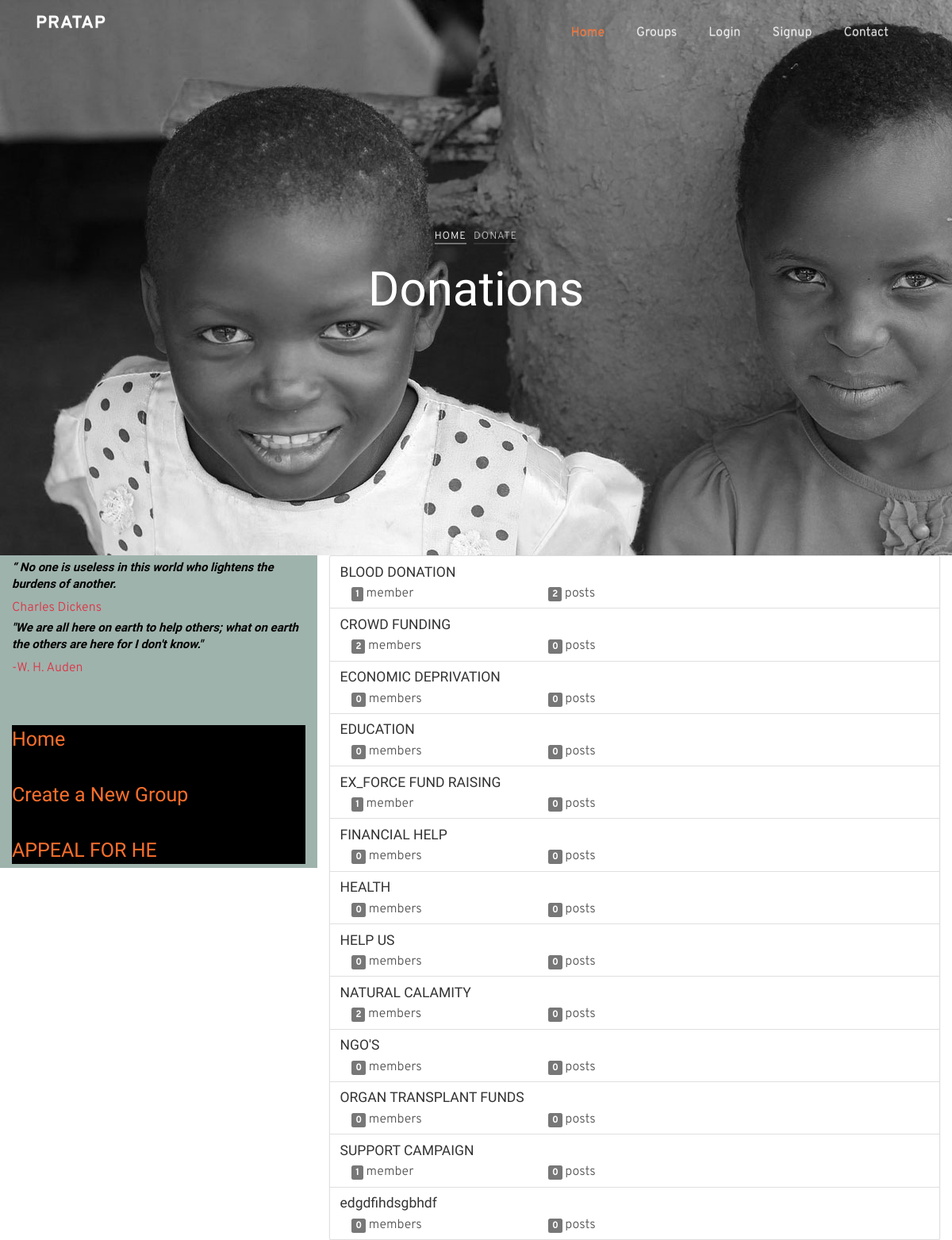
The app's page /groups/ with its own data.
### groups/models.py (models this page shows, shortened)
class Group(models.Model):
    name = models.CharField(max_length=255, unique=True)
    slug = models.SlugField(allow_unicode=True, unique=True)
    description = models.TextField(blank=True, default='')
    description_html = models.TextField(editable=False, default='', blank=True)
    members = models.ManyToManyField(User,through="GroupMember")
    class Meta:
        ordering = ["name"]

### groups/views.py (the view)
class ListGroups(generic.ListView):
    model = Group

### groups/templates/groups/group_list.html (shortened to what this page needs)
{% extends "groups/group_base.html" %}
{% block pregroup %}
<div class="hero-wrap2"  data-stellar-background-ratio="0.5">
      <div class="container">
        <div class="row no-gutters slider-text align-items-center justify-content-center" data-scrollax-parent="true">
          <div class="col-md-7 ftco-animate text-center" data-scrollax=" properties: { translateY: '70%' }">
             <p class="breadcrumbs" data-scrollax="properties: { translateY: '30%', opacity: 1.6 }"><span class="mr-2"><a href="index.html">Home</a></span> <span>Donate</span></p>
            <h1 class="mb-3 bread" data-scrollax="properties: { translateY: '30%', opacity: 1.6 }">Donations</h1>
          </div>
        </div>
      </div>
    </div>
<div class="col-md-4" style="background:#9FB3AD;">
	<div class="content">
<h1>
	<h4 class="font-weight-bold font-italic">“
No one is useless in this world who lightens the burdens of another.
</h4>
<span class="text-danger">Charles Dickens</span>
			<h4 class="font-weight-bold font-italic">"We are all here on earth to help others; what on earth the others are here for I don't know."
 </h4>
<span class="text-danger">-W. H. Auden</span>
	</div>
	<br>
	<br>
	<div class="abc" style="background:black">
		<h1><a href="{%url 'home'%}">Home</a><br><br>
			<a href="{%url 'groups:create'%}"> Create a New Group</a>
<br><br>
<a href="{%url 'posts:create'%}">APPEAL FOR HE</a>
	</div>
</div>
{% endblock %}
{% block group_content %}
<div class="col-md-8">
	<div class="list-group">
		{% for group in object_list %}
		  <a class="list-group-item" href="{% url 'groups:single' slug=group.slug %}">
			     <h3 class="title list-group-item-heading">{{ group.name }}</h3>
			<div class="list-group-item-text container-fluid">
				<div class="row">
					<div class="col-md-4">
						<span class="badge">{{ group.members.count }}</span> member{{ group.members.count|pluralize }}
					</div>
					<div class="col-md-4">
						<span class="badge">{{ group.posts.count }}</span> post{{ group.posts.count|pluralize }}
					</div>
				</div>
			</div>
		</a>
		{% endfor %}
	</div>
</div>
{% endblock %}

### groups/templates/groups/group_base.html (shortened to what this page needs)
{% extends "base.html" %}
{% block content %}
    {% block pregroup %}{% endblock %}
    {% block group_content %}{% endblock %}
{% endblock %}

### templates/base.html (shortened to what this page needs)
<!DOCTYPE html>
{% load staticfiles %}
<html>
  <head>
    <link rel="stylesheet" href="https://stackpath.bootstrapcdn.com/bootstrap/4.1.3/css/bootstrap.min.css">
        <link rel="stylesheet" href="https://maxcdn.bootstrapcdn.com/bootstrap/3.3.7/css/bootstrap.min.css">
        <link rel="stylesheet" href="https://maxcdn.bootstrapcdn.com/bootstrap/3.3.7/css/bootstrap-theme.min.css">
            <link rel="stylesheet" href="https://stackpath.bootstrapcdn.com/bootstrap/4.1.3/css/bootstrap.min.css">
            <link rel="stylesheet" href="{% static "css/open-iconic-bootstrap.min.css"%}">
            <link rel="stylesheet" href="{% static "css/animate.css"%}">
            <link rel="stylesheet" href="{% static "css/owl.carousel.min.css"%}">
            <link rel="stylesheet" href="{% static "css/owl.theme.default.min.css"%}">
            <link rel="stylesheet" href="{% static "css/magnific-popup.css"%}">
            <link rel="stylesheet" href="{% static "css/aos.css"%}">
            <link rel="stylesheet" href="{% static "css/ionicons.min.css"%}">
            <link rel="stylesheet" href="{% static "css/bootstrap-datepicker.css"%}">
            <link rel="stylesheet" href="{% static "css/jquery.timepicker.css"%}">
            <link rel="stylesheet" href="{% static "css/flaticon.css"%}">
            <link rel="stylesheet" href="{% static "css/icomoon.css"%}">
            <link rel="stylesheet" href="{% static "css/style.css"%}">
              <link rel="stylesheet" href="{% static "css/style.css"%}">
              <link rel="stylesheet" href="{% static "master.css"%}">
  </head>
<body >
  <nav class="navbar navbar-expand-lg navbar-dark ftco_navbar bg-dark ftco-navbar-light" id="ftco-navbar">
    <div class="container">
      <a class="navbar-brand" href="{%url 'home'%}">PRATAP</a>
      <div class="collapse navbar-collapse" id="ftco-nav">
        <ul class="navbar-nav ml-auto">
          <li class="nav-item active"><a href="{%url 'home'%}" class="nav-link">Home</a></li>
          <li class="nav-item"><a href="{%url 'groups:all'%}" class="nav-link">Groups</a></li>
          {%if user.is_authenticated %}
          <li class="nav-item"><a href="{%url 'groups:create'%}" class="nav-link">Create New Group</a></li>
          <li class="nav-item"><a href="{%url 'posts:create'%}" class="nav-link">Request For Help </a></li>
          <li class="nav-item"><a href="{%url 'accounts:logout'%}" class="nav-link">Logout</a></li>
          {%else%}
          <li class="nav-item"><a href="{%url 'accounts:login'%}" class="nav-link">Login</a></li>
          <li class="nav-item"><a href="{%url 'accounts:signup'%}" class="nav-link">Signup</a></li>
          {% endif %}
          <li class="nav-item"><a href="{%url "contact"%}" class="nav-link">Contact</a></li>
        </ul>
      </div>
    </div>
  </nav>
          {% block content %}
          {% endblock %}
  </body>
</html>

### static/master.css (style rules this page uses)
.hero-wrap2 { background-image: url('images/bg_6.jpg'); }

### records on screen
Group: name "BLOOD DONATION", members.count "1", posts.count "2"
Group: name "CROWD FUNDING", members.count "2", posts.count "0"
Group: name "ECONOMIC DEPRIVATION", members.count "0", posts.count "0"
Group: name "EDUCATION", members.count "0", posts.count "0"
Group: name "EX_FORCE FUND RAISING", members.count "1", posts.count "0"
Group: name "FINANCIAL HELP", members.count "0", posts.count "0"
Group: name "HEALTH", members.count "0", posts.count "0"
Group: name "HELP US", members.count "0", posts.count "0"
Group: name "NATURAL CALAMITY", members.count "2", posts.count "0"
Group: name "NGO'S", members.count "0", posts.count "0"
Group: name "ORGAN TRANSPLANT FUNDS", members.count "0", posts.count "0"
Group: name "SUPPORT CAMPAIGN", members.count "1", posts.count "0"
Group: name "edgdfihdsgbhdf", members.count "0", posts.count "0"
